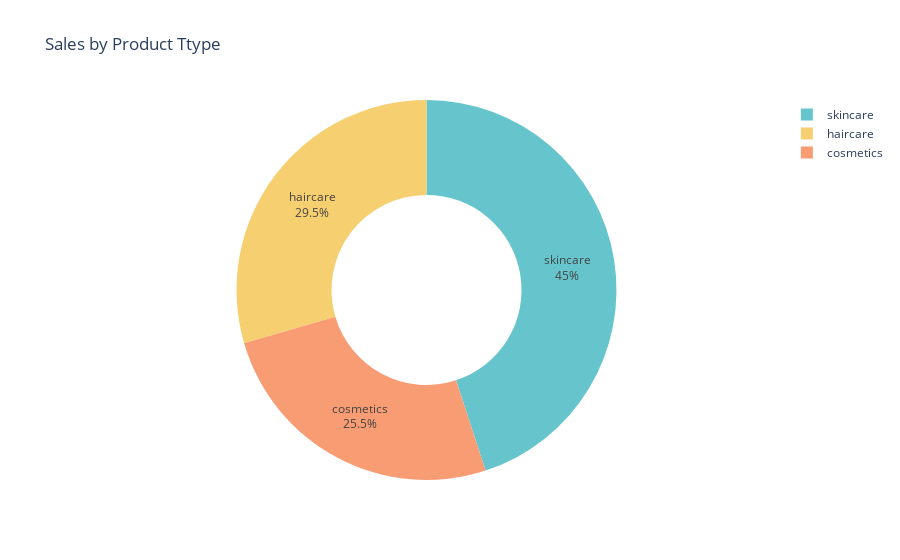

The notebook cell saved with this chart:
### Markdown cell above
Now

### Code cell
sales_data = df.groupby('Product type')['Number of products sold'].sum().reset_index()

pie_chart = px.pie(sales_data, values='Number of products sold',
                   names='Product type',
                   title='Sales by Product Ttype',
                   hover_data=['Number of products sold'],
                   hole=0.5,
                   color_discrete_sequence = px.colors.qualitative.Pastel)

pie_chart.update_traces(textposition='inside',textinfo='percent+label')
pie_chart.show()

### Figure 1 — Plotly figure (JSON) as saved in the notebook; plotly's stock layout.template omitted (floating-point values rounded to 4 significant figures)
{"data": [{"customdata": [[11757], [13611], [20731]], "domain": {"x": [0, 1], "y": [0, 1]}, "hole": 0.5, "hovertemplate": "Product type=%{label}<br>Number of products sold=%{customdata[0]}<extra></extra>", "labels": ["cosmetics", "haircare", "skincare"], "legendgroup": "", "name": "", "showlegend": true, "textinfo": "percent+label", "textposition": "inside", "type": "pie", "values": [11757, 13611, 20731]}], "layout": {"legend": {"tracegroupgap": 0}, "piecolorway": ["rgb(102, 197, 204)", "rgb(246, 207, 113)", "rgb(248, 156, 116)", "rgb(220, 176, 242)", "rgb(135, 197, 95)", "rgb(158, 185, 243)", "rgb(254, 136, 177)", "rgb(201, 219, 116)", "rgb(139, 224, 164)", "rgb(180, 151, 231)", "rgb(179, 179, 179)"], "title": {"text": "Sales by Product Ttype"}}}
